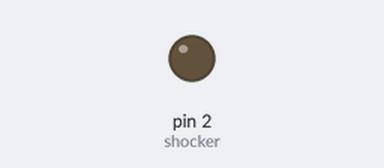
Bench run of a sketch on a simulated Arduino Uno, built with avr-gcc and run on an emulated ATmega328P. Shown: output pins drawn as LEDs (lit = HIGH).

Above: at 2.5 s.
At 5.05 s:
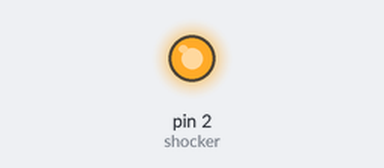
Timing chart, 0 to 6.6 s (numbered marks = the images above):
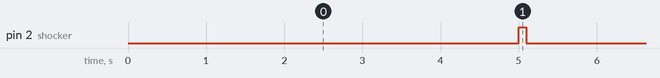

The sketch:

Shocker_Test.ino
```cpp
int  shocker = 2;

void setup() {
  pinMode(shocker, OUTPUT);
}

void loop() {
  delay(5000);
  digitalWrite(shocker, HIGH);
  delay(100);
  digitalWrite(shocker, LOW);
}
```

Measured:
- by itself, pin 2 (shocker): alternates HIGH for 0.10 s and LOW for 5.0 s
